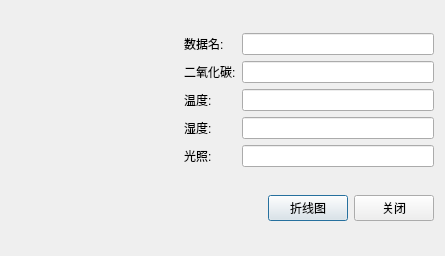
<?xml version="1.0" encoding="UTF-8"?>
<ui version="4.0">
 <class>InfoDialog</class>
 <widget class="QDialog" name="InfoDialog">
  <property name="geometry">
   <rect>
    <x>0</x>
    <y>0</y>
    <width>445</width>
    <height>256</height>
   </rect>
  </property>
  <property name="windowTitle">
   <string/>
  </property>
  <layout class="QGridLayout" name="gridLayout_2" rowstretch="8,2" columnstretch="4,6">
   <item row="0" column="0">
    <widget class="QLabel" name="deviceLabel">
     <property name="text">
      <string/>
     </property>
    </widget>
   </item>
   <item row="0" column="1">
    <layout class="QGridLayout" name="gridLayout">
     <item row="0" column="0">
      <widget class="QLabel" name="label">
       <property name="text">
        <string>数据名:</string>
       </property>
      </widget>
     </item>
     <item row="0" column="1">
      <widget class="QLineEdit" name="nameEdit"/>
     </item>
     <item row="1" column="0">
      <widget class="QLabel" name="label_2">
       <property name="text">
        <string>二氧化碳:</string>
       </property>
      </widget>
     </item>
     <item row="1" column="1">
      <widget class="QLineEdit" name="co2Edit"/>
     </item>
     <item row="2" column="0">
      <widget class="QLabel" name="label_3">
       <property name="text">
        <string>温度:</string>
       </property>
      </widget>
     </item>
     <item row="2" column="1">
      <widget class="QLineEdit" name="tmpEdit"/>
     </item>
     <item row="3" column="0">
      <widget class="QLabel" name="label_4">
       <property name="text">
        <string>湿度:</string>
       </property>
      </widget>
     </item>
     <item row="3" column="1">
      <widget class="QLineEdit" name="humiEdit"/>
     </item>
     <item row="4" column="0">
      <widget class="QLabel" name="label_5">
       <property name="text">
        <string>光照:</string>
       </property>
      </widget>
     </item>
     <item row="4" column="1">
      <widget class="QLineEdit" name="illuEdit"/>
     </item>
    </layout>
   </item>
   <item row="1" column="0" colspan="2">
    <layout class="QHBoxLayout" name="horizontalLayout">
     <item>
      <spacer name="horizontalSpacer">
       <property name="orientation">
        <enum>Qt::Horizontal</enum>
       </property>
       <property name="sizeHint" stdset="0">
        <size>
         <width>40</width>
         <height>20</height>
        </size>
       </property>
      </spacer>
     </item>
     <item>
      <widget class="QPushButton" name="plotBtn">
       <property name="text">
        <string>折线图</string>
       </property>
      </widget>
     </item>
     <item>
      <widget class="QPushButton" name="quitBtn">
       <property name="text">
        <string>关闭</string>
       </property>
      </widget>
     </item>
    </layout>
   </item>
  </layout>
 </widget>
 <resources/>
 <connections>
  <connection>
   <sender>quitBtn</sender>
   <signal>clicked()</signal>
   <receiver>InfoDialog</receiver>
   <slot>accept()</slot>
   <hints>
    <hint type="sourcelabel">
     <x>434</x>
     <y>245</y>
    </hint>
    <hint type="destinationlabel">
     <x>120</x>
     <y>235</y>
    </hint>
   </hints>
  </connection>
 </connections>
</ui>
